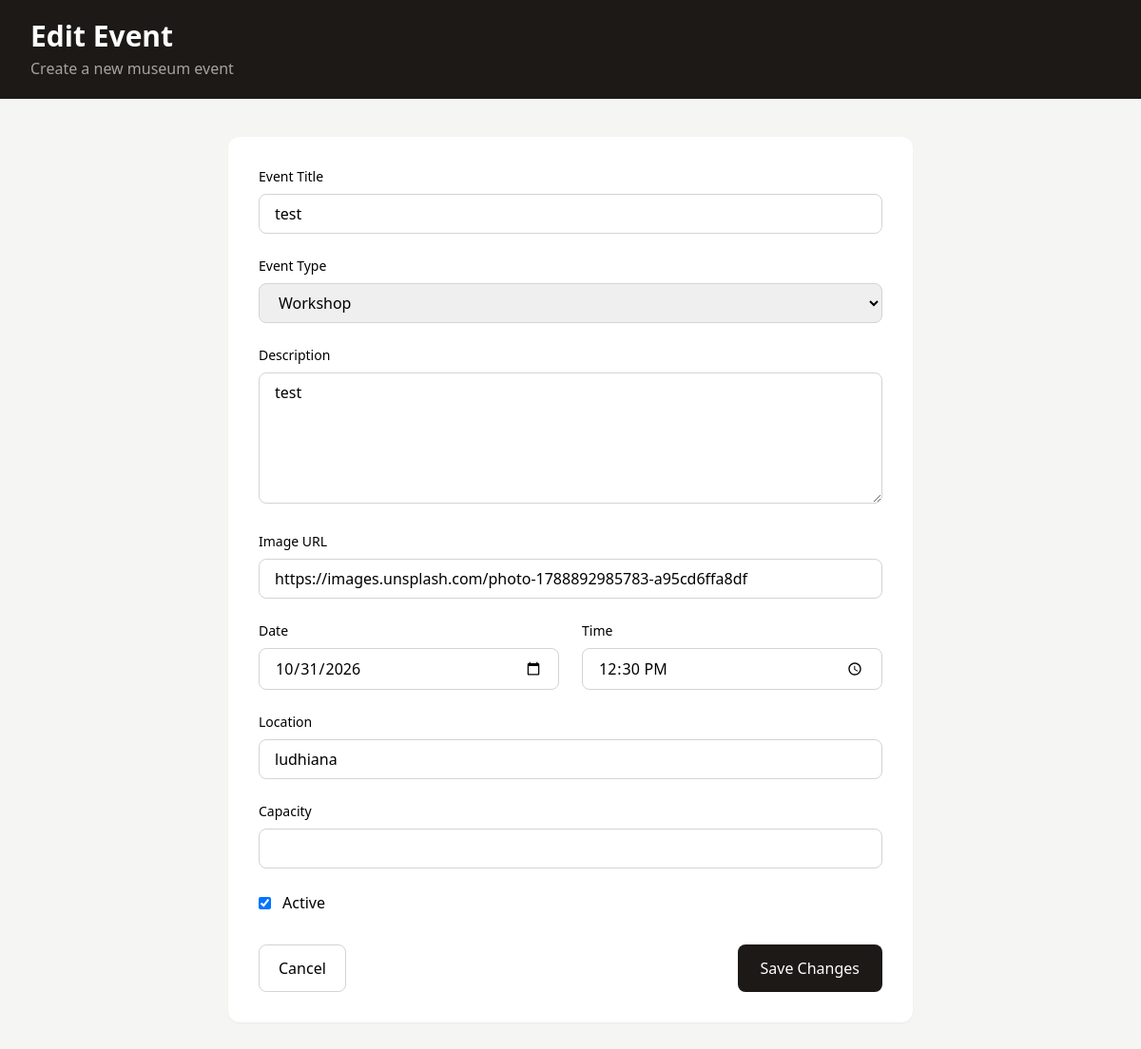
Page /admin-dashboard/events/2/edit/ (signed in) on the committed database.
### homepage/models.py (models this page shows, shortened)
class Event(models.Model):
    EVENT_TYPE_CHOICES = [
        ("Tour", "Tour"),
        ("Workshop", "Workshop"),
        ("Talk", "Talk"),
        ("Lecture", "Lecture"),
        ("Family", "Family"),
        ("Other", "Other"),
    ]
    title = models.CharField(max_length=200)
    event_type = models.CharField(
        max_length=50,
        choices=EVENT_TYPE_CHOICES,
        default="Other"
    )
    description = models.TextField()
    image = models.URLField(blank=True)
    date = models.DateField()
    time = models.TimeField()
    location = models.CharField(max_length=200)
    capacity = models.PositiveIntegerField(
        null=True,
        blank=True
    )
    is_active = models.BooleanField(default=True)
    created_at = models.DateTimeField(auto_now_add=True)
    updated_at = models.DateTimeField(auto_now=True)
    class Meta:
        ordering = ["date", "time"]

### homepage/views.py (the view)
@login_required
@user_passes_test(is_staff)
def edit_event(request, event_id):
    event = get_object_or_404(Event, id=event_id)
    if request.method == "POST":
        form = EventForm(request.POST, instance=event)
        if form.is_valid():
            form.save()
            return redirect("manage_events")
    else:
        form = EventForm(instance=event)
    return render(
        request,
        "event_form.html",
        {
            "form": form,
            "editing": True,
        }
    )

### homepage/views.py (called while the page is built)
def is_staff(user):
    return user.is_authenticated and user.is_staff

### homepage/templates/event_form.html (shortened to what this page needs)
<!DOCTYPE html>
<html lang="en">
<head>
    <script src="https://cdn.tailwindcss.com"></script>
</head>
<body class="bg-stone-100 min-h-screen">
<header class="bg-stone-900 text-white px-8 py-5">
    <h1 class="text-3xl font-semibold">
    {% if editing %}
        Edit Event
    {% else %}
        Add Event
    {% endif %}
</h1>
    <p class="text-stone-400 mt-1">
        Create a new museum event
    </p>
</header>
<main class="max-w-3xl mx-auto px-6 py-10">
    <div class="bg-white rounded-xl shadow-sm p-8">
        <form method="POST">
            <div class="space-y-6">
                <div>
                    <label class="block text-sm font-medium mb-2">
                        Event Title
                    </label>
                    {{ form.title }}
                </div>
                <div>
                    <label class="block text-sm font-medium mb-2">
                        Event Type
                    </label>
                    {{ form.event_type }}
                </div>
                <div>
                    <label class="block text-sm font-medium mb-2">
                        Description
                    </label>
                    {{ form.description }}
                </div>
                <div>
                    <label class="block text-sm font-medium mb-2">
                        Image URL
                    </label>
                    {{ form.image }}
                </div>
                <div class="grid grid-cols-1 md:grid-cols-2 gap-6">
                    <div>
                        <label class="block text-sm font-medium mb-2">
                            Date
                        </label>
                        {{ form.date }}
                    </div>
                    <div>
                        <label class="block text-sm font-medium mb-2">
                            Time
                        </label>
                        {{ form.time }}
                    </div>
                </div>
                <div>
                    <label class="block text-sm font-medium mb-2">
                        Location
                    </label>
                    {{ form.location }}
                </div>
                <div>
                    <label class="block text-sm font-medium mb-2">
                        Capacity
                    </label>
                    {{ form.capacity }}
                </div>
                <div class="flex items-center gap-3">
                    {{ form.is_active }}
                    <label>
                        Active
                    </label>
                </div>
            </div>
            <div class="flex justify-between mt-8">
                <a
                    href="{% url 'manage_events' %}"
                    class="px-5 py-3 border border-stone-300 rounded-lg"
                >
                    Cancel
                </a>
                <button type="submit"
        class="bg-stone-900 text-white px-6 py-3 rounded-lg hover:bg-stone-800 transition">
    {% if editing %}
        Save Changes
    {% else %}
        Create Event
    {% endif %}
</button>
            </div>
        </form>
    </div>
</main>
</body>
</html>

### rows in the picture
Event: title "test", event_type "Workshop", description "test", image "https://images.unsplash.com/photo-1788892985783-a95cd6ffa8df", date "10/31/2026", time "12:30:00", location "ludhiana", is_active "☑"
